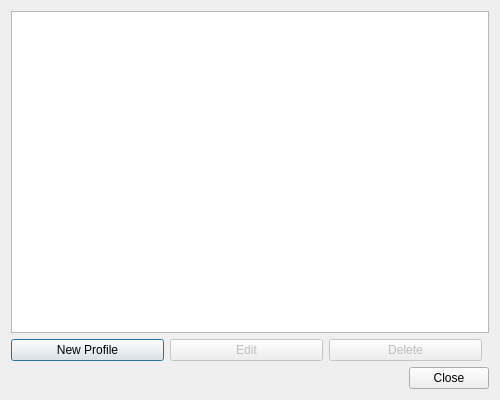
<?xml version="1.0" encoding="UTF-8"?>
<ui version="4.0">
 <class>ProfileDialog</class>
 <widget class="QDialog" name="ProfileDialog">
  <property name="geometry">
   <rect>
    <x>0</x>
    <y>0</y>
    <width>500</width>
    <height>400</height>
   </rect>
  </property>
  <property name="windowTitle">
   <string>Manage Backup Profiles</string>
  </property>
  <property name="modal">
   <bool>true</bool>
  </property>
  <layout class="QVBoxLayout" name="mainLayout">
   <item>
    <widget class="QListWidget" name="profileList">
    </widget>
   </item>
   <item>
    <layout class="QHBoxLayout" name="buttonLayout">
     <item>
      <widget class="QPushButton" name="btnNewProfile">
       <property name="text">
        <string>New Profile</string>
       </property>
      </widget>
     </item>
     <item>
      <widget class="QPushButton" name="btnEditProfile">
       <property name="text">
        <string>Edit</string>
       </property>
       <property name="enabled">
        <bool>false</bool>
       </property>
      </widget>
     </item>
     <item>
      <widget class="QPushButton" name="btnDeleteProfile">
       <property name="text">
        <string>Delete</string>
       </property>
       <property name="enabled">
        <bool>false</bool>
       </property>
      </widget>
     </item>
     <item>
      <spacer name="horizontalSpacer">
       <property name="orientation">
        <enum>Qt::Horizontal</enum>
       </property>
      </spacer>
     </item>
    </layout>
   </item>
   <item>
    <widget class="QDialogButtonBox" name="buttonBox">
     <property name="standardButtons">
      <set>QDialogButtonBox::Close</set>
     </property>
    </widget>
   </item>
  </layout>
 </widget>
 <resources/>
 <connections/>
</ui>
